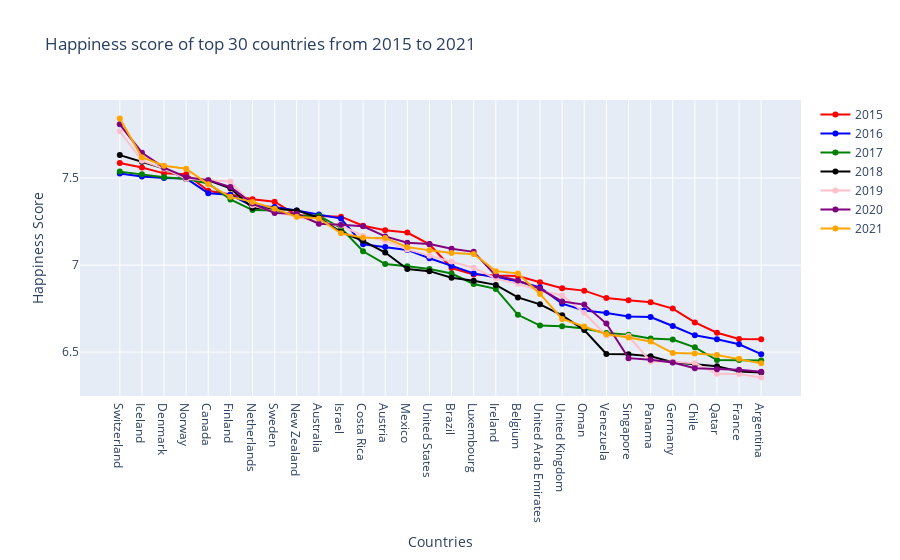

Here is the notebook cell this chart was saved with:
### Markdown cell above
Plotting happiness score of top 30 countries from 2015-2021 through plotly

### Code cell
df2015 = data_2k15.iloc[:30,:]
df2016 = data_2k16.iloc[:30,:]
df2017 = data_2k17.iloc[:30,:]
df2018 = data_2k18.iloc[:30,:]
df2019 = data_2k19.iloc[:30,:]
df2020 = data_2k20.iloc[:30,:]
df2021 = data_2k21.iloc[:30,:]

# Creating curve1
curve1 = go.Scatter(x = df2015['Country'],
                    y = df2015['Happiness Score'],
                    mode = "lines+markers",
                    name = "2015",
                    marker = dict(color = 'red'),
                    text= df2015.Country)

# Creating curve2
curve2 = go.Scatter(x = df2015['Country'],
                    y = df2016['Happiness Score'],
                    mode = "lines+markers",
                    name = "2016",
                    marker = dict(color = 'blue'),
                    text= df2015.Country)

# Creating curve3
curve3 = go.Scatter(x = df2015['Country'],
                    y = df2017['Happiness.Score'],
                    mode = "lines+markers",
                    name = "2017",
                    marker = dict(color = 'green'),
                    text= df2015.Country)

# Creating curve4
curve4 = go.Scatter(x = df2015['Country'],
                    y = df2018['Score'],
                    mode = "lines+markers",
                    name = "2018",
                    marker = dict(color = 'black'),
                    text= df2015.Country)

# Creating curve5
curve5 = go.Scatter(x = df2015['Country'],
                    y = df2019['Score'],
                    mode = "lines+markers",
                    name = "2019",
                    marker = dict(color = 'pink'),
                    text= df2015.Country)


# Creating curve6
curve6 = go.Scatter(x = df2015['Country'],
                    y = df2020['Ladder score'],
                    mode = "lines+markers",
                    name = "2020",
                    marker = dict(color = 'purple'),
                    text= df2015.Country)

# Creating curve7
curve7 = go.Scatter(x = df2015['Country'],
                    y = df2021['Ladder score'],
                    mode = "lines+markers",
                    name = "2021",
                    marker = dict(color = 'orange'),
                    text= df2015.Country)


data = [curve1, curve2, curve3, curve4, curve5,curve6,curve7]
layout = dict(title = 'Happiness score of top 30 countries from 2015 to 2021',
              xaxis= dict(title= 'Countries'),
              yaxis= dict(title= 'Happiness Score'),
              hovermode="x unified"
             )

fig = dict(data = data, layout = layout)
iplot(fig)

### Figure 1 — Plotly figure (JSON) as saved in the notebook; plotly's stock layout.template omitted (floating-point values rounded to 4 significant figures)
{"data": [{"marker": {"color": "red"}, "mode": "lines+markers", "name": "2015", "text": ["Switzerland", "Iceland", "Denmark", "Norway", "Canada", "Finland", "Netherlands", "Sweden", "New Zealand", "Australia", "Israel", "Costa Rica", "Austria", "Mexico", "United States", "Brazil", "Luxembourg", "Ireland", "Belgium", "United Arab Emirates", "United Kingdom", "Oman", "Venezuela", "Singapore", "Panama", "Germany", "Chile", "Qatar", "France", "Argentina"], "type": "scatter", "x": ["Switzerland", "Iceland", "Denmark", "Norway", "Canada", "Finland", "Netherlands", "Sweden", "New Zealand", "Australia", "Israel", "Costa Rica", "Austria", "Mexico", "United States", "Brazil", "Luxembourg", "Ireland", "Belgium", "United Arab Emirates", "United Kingdom", "Oman", "Venezuela", "Singapore", "Panama", "Germany", "Chile", "Qatar", "France", "Argentina"], "y": [7.587, 7.561, 7.527, 7.522, 7.427, 7.406, 7.378, 7.364, 7.286, 7.284, 7.278, 7.226, 7.2, 7.187, 7.119, 6.983, 6.946, 6.94, 6.937, 6.901, 6.867, 6.853, 6.81, 6.798, 6.786, 6.75, 6.67, 6.611, 6.575, 6.574]}, {"marker": {"color": "blue"}, "mode": "lines+markers", "name": "2016", "text": ["Switzerland", "Iceland", "Denmark", "Norway", "Canada", "Finland", "Netherlands", "Sweden", "New Zealand", "Australia", "Israel", "Costa Rica", "Austria", "Mexico", "United States", "Brazil", "Luxembourg", "Ireland", "Belgium", "United Arab Emirates", "United Kingdom", "Oman", "Venezuela", "Singapore", "Panama", "Germany", "Chile", "Qatar", "France", "Argentina"], "type": "scatter", "x": ["Switzerland", "Iceland", "Denmark", "Norway", "Canada", "Finland", "Netherlands", "Sweden", "New Zealand", "Australia", "Israel", "Costa Rica", "Austria", "Mexico", "United States", "Brazil", "Luxembourg", "Ireland", "Belgium", "United Arab Emirates", "United Kingdom", "Oman", "Venezuela", "Singapore", "Panama", "Germany", "Chile", "Qatar", "France", "Argentina"], "y": [7.526, 7.509, 7.501, 7.498, 7.413, 7.404, 7.339, 7.334, 7.313, 7.291, 7.267, 7.119, 7.104, 7.087, 7.039, 6.994, 6.952, 6.929, 6.907, 6.871, 6.778, 6.739, 6.725, 6.705, 6.701, 6.65, 6.596, 6.573, 6.545, 6.488]}, {"marker": {"color": "green"}, "mode": "lines+markers", "name": "2017", "text": ["Switzerland", "Iceland", "Denmark", "Norway", "Canada", "Finland", "Netherlands", "Sweden", "New Zealand", "Australia", "Israel", "Costa Rica", "Austria", "Mexico", "United States", "Brazil", "Luxembourg", "Ireland", "Belgium", "United Arab Emirates", "United Kingdom", "Oman", "Venezuela", "Singapore", "Panama", "Germany", "Chile", "Qatar", "France", "Argentina"], "type": "scatter", "x": ["Switzerland", "Iceland", "Denmark", "Norway", "Canada", "Finland", "Netherlands", "Sweden", "New Zealand", "Australia", "Israel", "Costa Rica", "Austria", "Mexico", "United States", "Brazil", "Luxembourg", "Ireland", "Belgium", "United Arab Emirates", "United Kingdom", "Oman", "Venezuela", "Singapore", "Panama", "Germany", "Chile", "Qatar", "France", "Argentina"], "y": [7.537, 7.522, 7.504, 7.494, 7.469, 7.377, 7.316, 7.314, 7.284, 7.284, 7.213, 7.079, 7.006, 6.993, 6.977, 6.951, 6.891, 6.863, 6.714, 6.652, 6.648, 6.635, 6.609, 6.599, 6.578, 6.572, 6.527, 6.454, 6.454, 6.452]}, {"marker": {"color": "black"}, "mode": "lines+markers", "name": "2018", "text": ["Switzerland", "Iceland", "Denmark", "Norway", "Canada", "Finland", "Netherlands", "Sweden", "New Zealand", "Australia", "Israel", "Costa Rica", "Austria", "Mexico", "United States", "Brazil", "Luxembourg", "Ireland", "Belgium", "United Arab Emirates", "United Kingdom", "Oman", "Venezuela", "Singapore", "Panama", "Germany", "Chile", "Qatar", "France", "Argentina"], "type": "scatter", "x": ["Switzerland", "Iceland", "Denmark", "Norway", "Canada", "Finland", "Netherlands", "Sweden", "New Zealand", "Australia", "Israel", "Costa Rica", "Austria", "Mexico", "United States", "Brazil", "Luxembourg", "Ireland", "Belgium", "United Arab Emirates", "United Kingdom", "Oman", "Venezuela", "Singapore", "Panama", "Germany", "Chile", "Qatar", "France", "Argentina"], "y": [7.632, 7.594, 7.555, 7.495, 7.487, 7.441, 7.328, 7.324, 7.314, 7.272, 7.19, 7.139, 7.072, 6.977, 6.965, 6.927, 6.91, 6.886, 6.814, 6.774, 6.711, 6.627, 6.489, 6.488, 6.476, 6.441, 6.43, 6.419, 6.388, 6.382]}, {"marker": {"color": "pink"}, "mode": "lines+markers", "name": "2019", "text": ["Switzerland", "Iceland", "Denmark", "Norway", "Canada", "Finland", "Netherlands", "Sweden", "New Zealand", "Australia", "Israel", "Costa Rica", "Austria", "Mexico", "United States", "Brazil", "Luxembourg", "Ireland", "Belgium", "United Arab Emirates", "United Kingdom", "Oman", "Venezuela", "Singapore", "Panama", "Germany", "Chile", "Qatar", "France", "Argentina"], "type": "scatter", "x": ["Switzerland", "Iceland", "Denmark", "Norway", "Canada", "Finland", "Netherlands", "Sweden", "New Zealand", "Australia", "Israel", "Costa Rica", "Austria", "Mexico", "United States", "Brazil", "Luxembourg", "Ireland", "Belgium", "United Arab Emirates", "United Kingdom", "Oman", "Venezuela", "Singapore", "Panama", "Germany", "Chile", "Qatar", "France", "Argentina"], "y": [7.769, 7.6, 7.554, 7.494, 7.488, 7.48, 7.343, 7.307, 7.278, 7.246, 7.228, 7.167, 7.139, 7.09, 7.054, 7.021, 6.985, 6.923, 6.892, 6.852, 6.825, 6.726, 6.595, 6.592, 6.446, 6.444, 6.436, 6.375, 6.374, 6.354]}, {"marker": {"color": "purple"}, "mode": "lines+markers", "name": "2020", "text": ["Switzerland", "Iceland", "Denmark", "Norway", "Canada", "Finland", "Netherlands", "Sweden", "New Zealand", "Australia", "Israel", "Costa Rica", "Austria", "Mexico", "United States", "Brazil", "Luxembourg", "Ireland", "Belgium", "United Arab Emirates", "United Kingdom", "Oman", "Venezuela", "Singapore", "Panama", "Germany", "Chile", "Qatar", "France", "Argentina"], "type": "scatter", "x": ["Switzerland", "Iceland", "Denmark", "Norway", "Canada", "Finland", "Netherlands", "Sweden", "New Zealand", "Australia", "Israel", "Costa Rica", "Austria", "Mexico", "United States", "Brazil", "Luxembourg", "Ireland", "Belgium", "United Arab Emirates", "United Kingdom", "Oman", "Venezuela", "Singapore", "Panama", "Germany", "Chile", "Qatar", "France", "Argentina"], "y": [7.809, 7.646, 7.56, 7.504, 7.488, 7.449, 7.353, 7.3, 7.294, 7.238, 7.232, 7.223, 7.165, 7.129, 7.121, 7.094, 7.076, 6.94, 6.911, 6.864, 6.791, 6.773, 6.664, 6.465, 6.455, 6.44, 6.406, 6.401, 6.399, 6.387]}, {"marker": {"color": "orange"}, "mode": "lines+markers", "name": "2021", "text": ["Switzerland", "Iceland", "Denmark", "Norway", "Canada", "Finland", "Netherlands", "Sweden", "New Zealand", "Australia", "Israel", "Costa Rica", "Austria", "Mexico", "United States", "Brazil", "Luxembourg", "Ireland", "Belgium", "United Arab Emirates", "United Kingdom", "Oman", "Venezuela", "Singapore", "Panama", "Germany", "Chile", "Qatar", "France", "Argentina"], "type": "scatter", "x": ["Switzerland", "Iceland", "Denmark", "Norway", "Canada", "Finland", "Netherlands", "Sweden", "New Zealand", "Australia", "Israel", "Costa Rica", "Austria", "Mexico", "United States", "Brazil", "Luxembourg", "Ireland", "Belgium", "United Arab Emirates", "United Kingdom", "Oman", "Venezuela", "Singapore", "Panama", "Germany", "Chile", "Qatar", "France", "Argentina"], "y": [7.842, 7.62, 7.571, 7.554, 7.464, 7.392, 7.363, 7.324, 7.277, 7.268, 7.183, 7.157, 7.155, 7.103, 7.085, 7.069, 7.064, 6.965, 6.951, 6.834, 6.69, 6.647, 6.602, 6.584, 6.561, 6.494, 6.491, 6.483, 6.461, 6.435]}], "layout": {"hovermode": "x unified", "title": {"text": "Happiness score of top 30 countries from 2015 to 2021"}, "xaxis": {"title": {"text": "Countries"}}, "yaxis": {"title": {"text": "Happiness Score"}}}}
